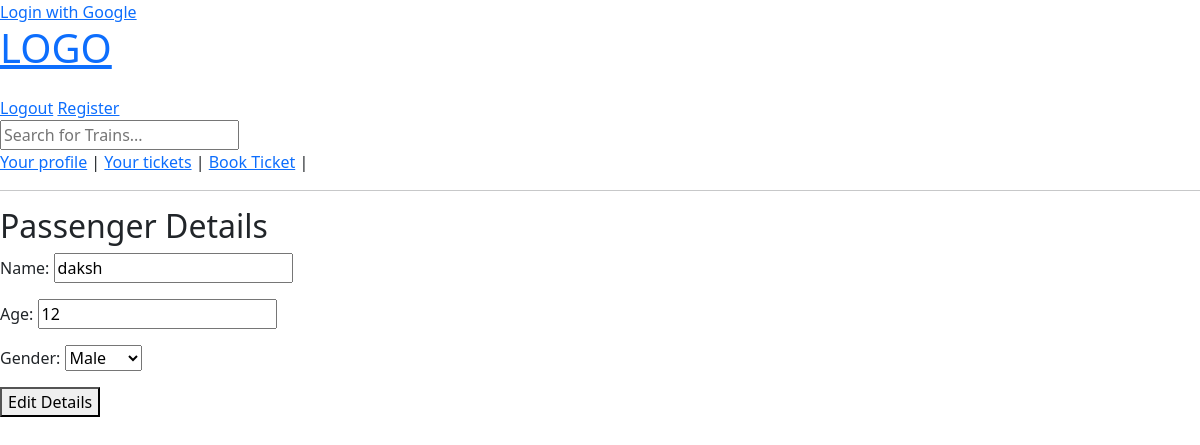
The app's page /edit-passenger-details/10/ (signed in) with its own data.
### tickets/models.py (models this page shows, shortened)
class Passenger(models.Model):
    genderChoices = (
        ('M', 'Male'),
        ('F', 'Female'),
    )
    name = models.CharField(max_length=100)
    age = models.PositiveSmallIntegerField()
    gender = models.CharField(max_length=1, choices=genderChoices)
    ticket = models.ForeignKey('Ticket', on_delete=models.CASCADE, null=True, blank=True, related_name='passengers')

### base/views.py (the view)
# urls.py: path('edit-passenger-details/<str:pk>/', base_views.EditPassengerDetailsView, name='edit-passenger-details'),
@login_required(login_url='accounts/login/')
def EditPassengerDetailsView(request, pk):
    message = None
    passenger = Passenger.objects.get(id=pk)
    if request.method == 'POST':
        form = PassengerForm(request.POST, instance=passenger)
        if form.is_valid():
            form.save()
            message = messages.success(request, "The pasenger details have been updated successfully.")
            return redirect('my-tickets')
        else:
            message = messages.error(request, "Error validating Form!!")
    else:
        form = PassengerForm(instance=passenger)
    context = {'form': form, 'message': message}
    return render(request, 'base/edit_passenger_details.html', context)

### tickets/forms.py
class PassengerForm(forms.ModelForm):
    class Meta:
        model = Passenger
        fields = ['name', 'age', 'gender']

### base/templates/base/edit_passenger_details.html (shortened to what this page needs)
{% extends 'main.html' %}
{% block content %}
<h2>Passenger Details</h2>
<form method="POST">
    {{ form.as_p }}
    <button type="submit">Edit Details</button>
</form>
{% endblock content %}

### records on screen
Passenger: name "daksh", age "12", gender "Male"
